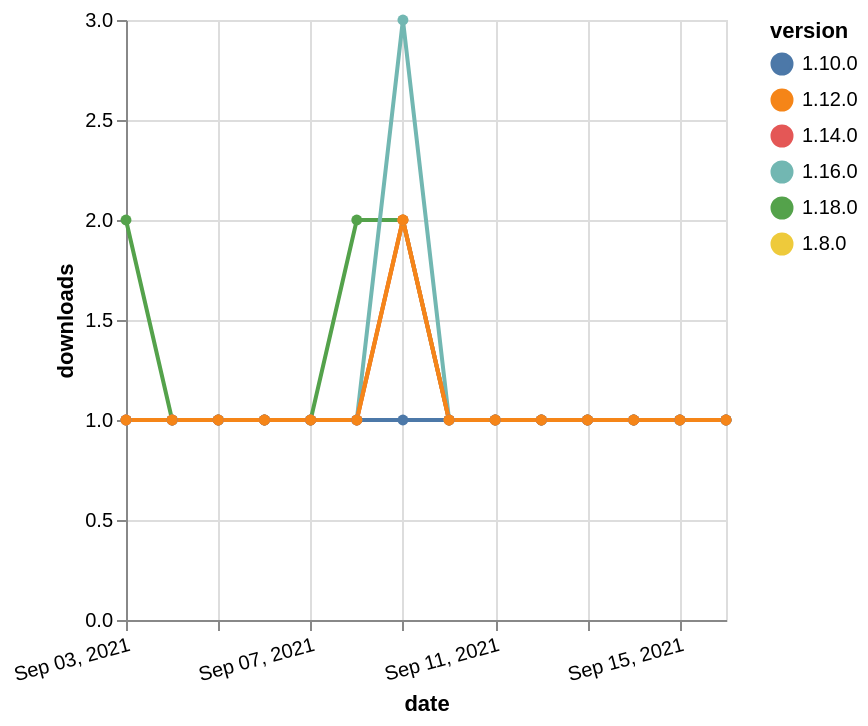

Write a Vega-Lite specification for this figure.
### Vega-Lite specification from a JSON file in a GitHub repository (floating-point values rounded to 4 significant figures)
{"$schema": "https://vega.github.io/schema/vega-lite/v5.json", "description": "A simple bar chart with embedded data.", "data": {"values": [{"date": "2021-09-03", "total": 114, "delta": 2, "version": "1.18.0"}, {"date": "2021-09-04", "total": 115, "delta": 1, "version": "1.18.0"}, {"date": "2021-09-05", "total": 116, "delta": 1, "version": "1.18.0"}, {"date": "2021-09-06", "total": 117, "delta": 1, "version": "1.18.0"}, {"date": "2021-09-07", "total": 118, "delta": 1, "version": "1.18.0"}, {"date": "2021-09-08", "total": 120, "delta": 2, "version": "1.18.0"}, {"date": "2021-09-09", "total": 122, "delta": 2, "version": "1.18.0"}, {"date": "2021-09-10", "total": 123, "delta": 1, "version": "1.18.0"}, {"date": "2021-09-11", "total": 124, "delta": 1, "version": "1.18.0"}, {"date": "2021-09-12", "total": 125, "delta": 1, "version": "1.18.0"}, {"date": "2021-09-13", "total": 126, "delta": 1, "version": "1.18.0"}, {"date": "2021-09-14", "total": 127, "delta": 1, "version": "1.18.0"}, {"date": "2021-09-15", "total": 128, "delta": 1, "version": "1.18.0"}, {"date": "2021-09-16", "total": 129, "delta": 1, "version": "1.18.0"}, {"date": "2021-09-03", "total": 213, "delta": 1, "version": "1.8.0"}, {"date": "2021-09-04", "total": 214, "delta": 1, "version": "1.8.0"}, {"date": "2021-09-05", "total": 215, "delta": 1, "version": "1.8.0"}, {"date": "2021-09-06", "total": 216, "delta": 1, "version": "1.8.0"}, {"date": "2021-09-07", "total": 217, "delta": 1, "version": "1.8.0"}, {"date": "2021-09-08", "total": 218, "delta": 1, "version": "1.8.0"}, {"date": "2021-09-09", "total": 220, "delta": 2, "version": "1.8.0"}, {"date": "2021-09-10", "total": 221, "delta": 1, "version": "1.8.0"}, {"date": "2021-09-11", "total": 222, "delta": 1, "version": "1.8.0"}, {"date": "2021-09-12", "total": 223, "delta": 1, "version": "1.8.0"}, {"date": "2021-09-13", "total": 224, "delta": 1, "version": "1.8.0"}, {"date": "2021-09-14", "total": 225, "delta": 1, "version": "1.8.0"}, {"date": "2021-09-15", "total": 226, "delta": 1, "version": "1.8.0"}, {"date": "2021-09-16", "total": 227, "delta": 1, "version": "1.8.0"}, {"date": "2021-09-03", "total": 182, "delta": 1, "version": "1.10.0"}, {"date": "2021-09-04", "total": 183, "delta": 1, "version": "1.10.0"}, {"date": "2021-09-05", "total": 184, "delta": 1, "version": "1.10.0"}, {"date": "2021-09-06", "total": 185, "delta": 1, "version": "1.10.0"}, {"date": "2021-09-07", "total": 186, "delta": 1, "version": "1.10.0"}, {"date": "2021-09-08", "total": 187, "delta": 1, "version": "1.10.0"}, {"date": "2021-09-09", "total": 188, "delta": 1, "version": "1.10.0"}, {"date": "2021-09-10", "total": 189, "delta": 1, "version": "1.10.0"}, {"date": "2021-09-11", "total": 190, "delta": 1, "version": "1.10.0"}, {"date": "2021-09-12", "total": 191, "delta": 1, "version": "1.10.0"}, {"date": "2021-09-13", "total": 192, "delta": 1, "version": "1.10.0"}, {"date": "2021-09-14", "total": 193, "delta": 1, "version": "1.10.0"}, {"date": "2021-09-15", "total": 194, "delta": 1, "version": "1.10.0"}, {"date": "2021-09-16", "total": 195, "delta": 1, "version": "1.10.0"}, {"date": "2021-09-03", "total": 163, "delta": 1, "version": "1.16.0"}, {"date": "2021-09-04", "total": 164, "delta": 1, "version": "1.16.0"}, {"date": "2021-09-05", "total": 165, "delta": 1, "version": "1.16.0"}, {"date": "2021-09-06", "total": 166, "delta": 1, "version": "1.16.0"}, {"date": "2021-09-07", "total": 167, "delta": 1, "version": "1.16.0"}, {"date": "2021-09-08", "total": 168, "delta": 1, "version": "1.16.0"}, {"date": "2021-09-09", "total": 171, "delta": 3, "version": "1.16.0"}, {"date": "2021-09-10", "total": 172, "delta": 1, "version": "1.16.0"}, {"date": "2021-09-11", "total": 173, "delta": 1, "version": "1.16.0"}, {"date": "2021-09-12", "total": 174, "delta": 1, "version": "1.16.0"}, {"date": "2021-09-13", "total": 175, "delta": 1, "version": "1.16.0"}, {"date": "2021-09-14", "total": 176, "delta": 1, "version": "1.16.0"}, {"date": "2021-09-15", "total": 177, "delta": 1, "version": "1.16.0"}, {"date": "2021-09-16", "total": 178, "delta": 1, "version": "1.16.0"}, {"date": "2021-09-03", "total": 148, "delta": 1, "version": "1.14.0"}, {"date": "2021-09-04", "total": 149, "delta": 1, "version": "1.14.0"}, {"date": "2021-09-05", "total": 150, "delta": 1, "version": "1.14.0"}, {"date": "2021-09-06", "total": 151, "delta": 1, "version": "1.14.0"}, {"date": "2021-09-07", "total": 152, "delta": 1, "version": "1.14.0"}, {"date": "2021-09-08", "total": 153, "delta": 1, "version": "1.14.0"}, {"date": "2021-09-09", "total": 155, "delta": 2, "version": "1.14.0"}, {"date": "2021-09-10", "total": 156, "delta": 1, "version": "1.14.0"}, {"date": "2021-09-11", "total": 157, "delta": 1, "version": "1.14.0"}, {"date": "2021-09-12", "total": 158, "delta": 1, "version": "1.14.0"}, {"date": "2021-09-13", "total": 159, "delta": 1, "version": "1.14.0"}, {"date": "2021-09-14", "total": 160, "delta": 1, "version": "1.14.0"}, {"date": "2021-09-15", "total": 161, "delta": 1, "version": "1.14.0"}, {"date": "2021-09-16", "total": 162, "delta": 1, "version": "1.14.0"}, {"date": "2021-09-03", "total": 166, "delta": 1, "version": "1.12.0"}, {"date": "2021-09-04", "total": 167, "delta": 1, "version": "1.12.0"}, {"date": "2021-09-05", "total": 168, "delta": 1, "version": "1.12.0"}, {"date": "2021-09-06", "total": 169, "delta": 1, "version": "1.12.0"}, {"date": "2021-09-07", "total": 170, "delta": 1, "version": "1.12.0"}, {"date": "2021-09-08", "total": 171, "delta": 1, "version": "1.12.0"}, {"date": "2021-09-09", "total": 173, "delta": 2, "version": "1.12.0"}, {"date": "2021-09-10", "total": 174, "delta": 1, "version": "1.12.0"}, {"date": "2021-09-11", "total": 175, "delta": 1, "version": "1.12.0"}, {"date": "2021-09-12", "total": 176, "delta": 1, "version": "1.12.0"}, {"date": "2021-09-13", "total": 177, "delta": 1, "version": "1.12.0"}, {"date": "2021-09-14", "total": 178, "delta": 1, "version": "1.12.0"}, {"date": "2021-09-15", "total": 179, "delta": 1, "version": "1.12.0"}, {"date": "2021-09-16", "total": 180, "delta": 1, "version": "1.12.0"}]}, "width": "container", "mark": {"type": "line", "point": {"filled": true}}, "encoding": {"x": {"field": "date", "type": "temporal", "timeUnit": "yearmonthdate", "title": "date", "axis": {"labelAngle": -15}}, "y": {"field": "delta", "type": "quantitative", "title": "downloads"}, "color": {"field": "version", "type": "nominal"}, "tooltip": {"field": "delta"}}}
